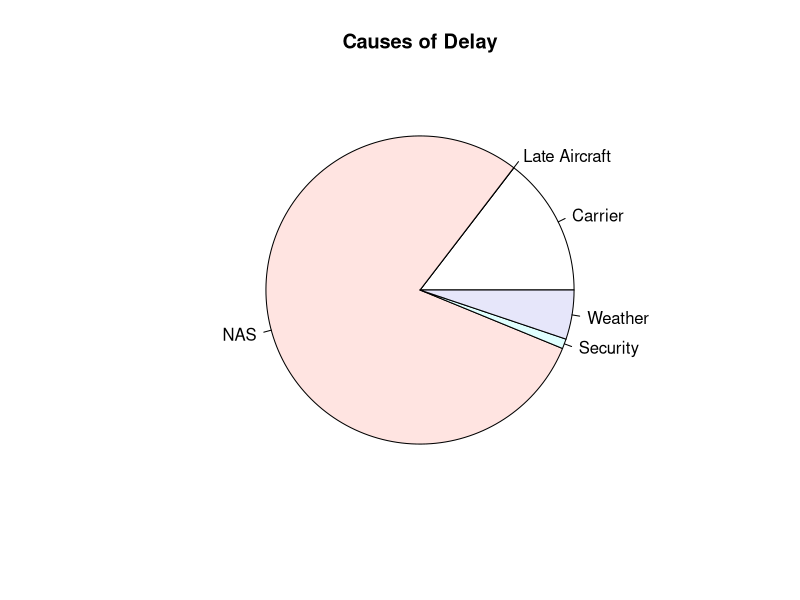

Recreate this plot in R. (Note: this script raises an error after producing the figure.)
library("ggplot2")
library("scales")
library("reshape2")
graphics.off()

setwd('/Users/mfdupuis/Documents/Kaggle/Python/Flight-Data-Project/')

data <- read.csv('byCarrier.csv')

i <- 1
numFlights = list()
numDelays = list()
numCancels = list()
for (year in 2000:2013){
  for (month in 1:12){
    tempdf <- subset(data, Year == year & Month == month)
    numFlights[i] = sum(tempdf$NumFlights)
    numDelays[i] = sum(tempdf$Delays)
    numCancels[i] = sum(tempdf$Cancelled)
    i = i + 1
  }
}

temp <- as.numeric(unlist(numFlights))
numDelays <- as.numeric(unlist(numDelays))
numCancels <- as.numeric(unlist(numCancels))

output <- cbind(seq(as.Date("2000-01-01"), as.Date("2013-07-01"), by="month"),temp[1:163], numDelays[1:163], numCancels[1:163])
colnames(output) <- c("Period", "numFlights", "numDelays", "numCancels")
output <- data.frame(output)
output$Period <- seq(as.Date("2000-01-01"), as.Date("2013-07-01"), by = "month")

p <- ggplot(output, aes(x = Period, y = numFlights))
pp <- p + geom_line(stat = "identity") + scale_x_date(labels = date_format("%m/%y")) + xlab("Month/Year") + ylab("Number of flights") + labs(title = "Number of Flights from Sep-2000 to Aug-2013") + theme(axis.text=element_text(size=16, face = "bold"), title=element_text(size=16,face="bold"))
ppp <- pp + geom_vline(xintercept = 11540, color = 'red') + geom_vline(xintercept = 13740, color = 'red') + geom_vline(xintercept = 15000, color = 'blue') + geom_vline(xintercept = 14800, color = 'blue') + geom_vline(xintercept = 15150, color = 'blue') + geom_vline(xintercept = 15370, color = 'blue')

# Plotting delays and cancellation over time.

plotData <- melt(output, id = "Period")
f <- ggplot(data = plotData, aes(x = Period, y = value, color = variable)) + geom_line()

# Now we are going to look at the flights by month

i <- 1
numFlightsMonth = list()
numDelaysMonth = list()
numCancelsMonth = list()
for (month in 1:12){
  tempdf <- subset(data, Month == month)
  numFlightsMonth[i] = sum(tempdf$NumFlights)
  numDelaysMonth[i] = sum(tempdf$Delays)
  numCancelsMonth[i] = sum(tempdf$Cancelled)
  i = i + 1
}
numFlightsMonth <- as.numeric(unlist(numFlightsMonth))
numDelaysMonth <- as.numeric(unlist(numDelaysMonth))
numCancelsMonth <- as.numeric(unlist(numCancelsMonth))

monthlyData <- cbind(seq(as.Date("2000-01-01"), as.Date("2000-12-01"), by="month"), numFlightsMonth, numDelaysMonth, numCancelsMonth)
colnames(monthlyData) <- c("Month", "numFlights", "numDelays", "numCancels")
monthlyData <- data.frame(monthlyData)
monthlyData$onTime <- monthlyData$numFlights - monthlyData$numDelays - monthlyData$numCancels
monthlyData$Month <- seq(as.Date("2000-01-01"), as.Date("2000-12-01"), by = "month")

monthlyData.m <- melt(monthlyData,id.vars='Month',measure.vars=c('numDelays', 'numCancels', 'onTime'))

c <- ggplot(monthlyData.m) + geom_bar(aes(Month,value,fill=variable), stat = "identity") + scale_y_continuous(labels = comma) + theme_bw()

# The information in the previous graph on the number of delays and cancellations per month isn't particularly interesting if it's not expressed as a percentage.

monthlyData_norm <- monthlyData
monthlyData_norm$numDelays <- monthlyData$numDelays / monthlyData$numFlights
monthlyData_norm$numCancels <- monthlyData$numCancels / monthlyData$numFlights
monthlyData_norm$numFlights <- monthlyData$numFlights / monthlyData$numFlights

monthlyData_norm$onTime <- monthlyData_norm$numFlights - monthlyData_norm$numDelays - monthlyData_norm$numCancels

monthlyData.m_norm <- melt(monthlyData_norm,id.vars='Month',measure.vars=c('numDelays', 'numCancels', 'onTime'))

q <- ggplot(monthlyData.m_norm) + geom_bar(aes(Month,value,fill=variable), stat = "identity") + scale_y_continuous(labels = comma) + theme_bw()

# Now we want to look at the causes for delay

tempdf <- subset(data, Year > 2004)
tempdf <- subset(tempdf, select = -c(CarrierID))
pieData <- colSums(tempdf)
pieData <- pieData[-c(1, 2, 4, 6, 8, 11)]

slices <- pieData
lbls <- c("Carrier", "Late Aircraft", "NAS", "Security", "Weather")
pie(slices, labels = lbls, main="Causes of Delay")


# Finally, lets look at the delays by carrier

carriers <- levels(data$CarrierID)

i <- 1
delaysByCarrier = list()
flightsByCarrier = list()
cancelsByCarrier = list()
for (carrier in carriers){
  tempdf <- subset(data, CarrierID == carrier & Year > 2004)
  delaysByCarrier[i] = sum(tempdf$Delays)
  flightsByCarrier[i] = sum(tempdf$NumFlights)
  cancelsByCarrier[i] = sum(tempdf$Cancelled)
  i = i + 1
}

delaysByCarrier <- as.numeric(delaysByCarrier)
flightsByCarrier <- as.numeric(flightsByCarrier)
cancelsByCarrier <- as.numeric(cancelsByCarrier)

carrierData <- data.frame(carriers, flightsByCarrier, delaysByCarrier, cancelsByCarrier, stringsAsFactors = FALSE)
carrierData <- carrierData[order(-carrierData[,3]),]
rownames(carrierData) <- 1:nrow(carrierData)

carrierData$carriers <- as.character(carrierData$carriers)
carrierData$carriers <- factor(carrierData$carriers, levels=unique(carrierData$carriers), ordered=TRUE)
carrierData <- carrierData[-24,]
m <- ggplot(carrierData, aes(x = carrierData$carriers, delaysByCarrier))
m <- m + geom_bar(stat = "identity") + scale_y_continuous(labels=comma) + theme(axis.text.x=element_text(angle=90, hjust=1))

# Again, lets look at the same data in terms of frequency per flight to put all airlines on the same playing field

carrierData$normDelays <- carrierData$delaysByCarrier / carrierData$flightsByCarrier

n <- ggplot(carrierData, aes(x = carrierData$carriers, normDelays))
n <- n + geom_bar(stat = "identity") + theme(axis.text.x=element_text(angle=90, hjust=1)) + scale_y_continuous(labels=comma) + geom_hline(yintercept = mean(carrierData$normDelays), color = "red")
